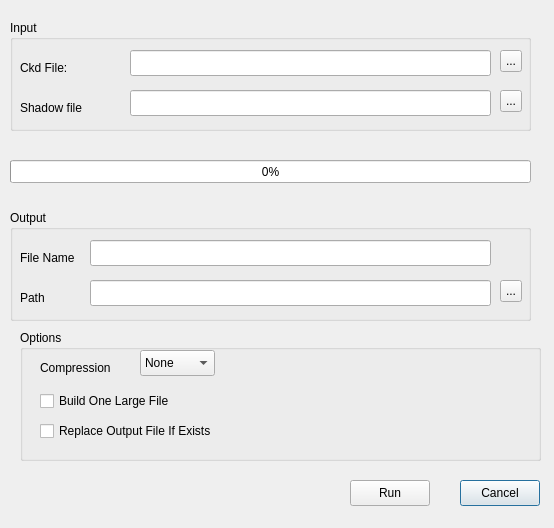
<?xml version="1.0" encoding="UTF-8"?>
<ui version="4.0">
 <class>DasdcopyClass</class>
 <widget class="QDialog" name="DasdcopyClass">
  <property name="geometry">
   <rect>
    <x>0</x>
    <y>0</y>
    <width>554</width>
    <height>528</height>
   </rect>
  </property>
  <property name="windowTitle">
   <string>Dasdcopy</string>
  </property>
  <widget class="QPushButton" name="exitButton">
   <property name="geometry">
    <rect>
     <x>460</x>
     <y>480</y>
     <width>80</width>
     <height>26</height>
    </rect>
   </property>
   <property name="text">
    <string>Cancel</string>
   </property>
  </widget>
  <widget class="QPushButton" name="runButton">
   <property name="geometry">
    <rect>
     <x>350</x>
     <y>480</y>
     <width>80</width>
     <height>26</height>
    </rect>
   </property>
   <property name="text">
    <string>Run</string>
   </property>
  </widget>
  <widget class="QGroupBox" name="groupBox">
   <property name="geometry">
    <rect>
     <x>10</x>
     <y>20</y>
     <width>521</width>
     <height>111</height>
    </rect>
   </property>
   <property name="title">
    <string>Input</string>
   </property>
   <widget class="QLineEdit" name="infile">
    <property name="geometry">
     <rect>
      <x>120</x>
      <y>30</y>
      <width>361</width>
      <height>26</height>
     </rect>
    </property>
   </widget>
   <widget class="QToolButton" name="browseFileButton">
    <property name="geometry">
     <rect>
      <x>490</x>
      <y>30</y>
      <width>22</width>
      <height>22</height>
     </rect>
    </property>
    <property name="text">
     <string>...</string>
    </property>
   </widget>
   <widget class="QLabel" name="label">
    <property name="geometry">
     <rect>
      <x>10</x>
      <y>40</y>
      <width>71</width>
      <height>16</height>
     </rect>
    </property>
    <property name="text">
     <string>Ckd File:</string>
    </property>
   </widget>
   <widget class="QLineEdit" name="shadowFile">
    <property name="geometry">
     <rect>
      <x>120</x>
      <y>70</y>
      <width>361</width>
      <height>26</height>
     </rect>
    </property>
   </widget>
   <widget class="QToolButton" name="browseSfButton">
    <property name="geometry">
     <rect>
      <x>490</x>
      <y>70</y>
      <width>22</width>
      <height>22</height>
     </rect>
    </property>
    <property name="text">
     <string>...</string>
    </property>
   </widget>
   <widget class="QLabel" name="label_2">
    <property name="geometry">
     <rect>
      <x>10</x>
      <y>80</y>
      <width>71</width>
      <height>16</height>
     </rect>
    </property>
    <property name="text">
     <string>Shadow file</string>
    </property>
   </widget>
  </widget>
  <widget class="QGroupBox" name="groupBox_2">
   <property name="geometry">
    <rect>
     <x>10</x>
     <y>210</y>
     <width>521</width>
     <height>111</height>
    </rect>
   </property>
   <property name="title">
    <string>Output</string>
   </property>
   <widget class="QLineEdit" name="filename">
    <property name="geometry">
     <rect>
      <x>80</x>
      <y>30</y>
      <width>401</width>
      <height>26</height>
     </rect>
    </property>
   </widget>
   <widget class="QLineEdit" name="path">
    <property name="geometry">
     <rect>
      <x>80</x>
      <y>70</y>
      <width>401</width>
      <height>26</height>
     </rect>
    </property>
   </widget>
   <widget class="QToolButton" name="browseOutButton">
    <property name="geometry">
     <rect>
      <x>490</x>
      <y>70</y>
      <width>22</width>
      <height>22</height>
     </rect>
    </property>
    <property name="text">
     <string>...</string>
    </property>
   </widget>
   <widget class="QLabel" name="label_3">
    <property name="geometry">
     <rect>
      <x>10</x>
      <y>40</y>
      <width>61</width>
      <height>16</height>
     </rect>
    </property>
    <property name="text">
     <string>File Name</string>
    </property>
   </widget>
   <widget class="QLabel" name="label_4">
    <property name="geometry">
     <rect>
      <x>10</x>
      <y>80</y>
      <width>61</width>
      <height>16</height>
     </rect>
    </property>
    <property name="text">
     <string>Path</string>
    </property>
   </widget>
  </widget>
  <widget class="QGroupBox" name="groupBox_3">
   <property name="geometry">
    <rect>
     <x>20</x>
     <y>330</y>
     <width>521</width>
     <height>131</height>
    </rect>
   </property>
   <property name="title">
    <string>Options</string>
   </property>
   <property name="flat">
    <bool>false</bool>
   </property>
   <widget class="QComboBox" name="compressionComboBox">
    <property name="geometry">
     <rect>
      <x>120</x>
      <y>20</y>
      <width>75</width>
      <height>26</height>
     </rect>
    </property>
    <item>
     <property name="text">
      <string>None</string>
     </property>
    </item>
    <item>
     <property name="text">
      <string>zlib</string>
     </property>
    </item>
    <item>
     <property name="text">
      <string>bz2</string>
     </property>
    </item>
   </widget>
   <widget class="QLabel" name="label_5">
    <property name="geometry">
     <rect>
      <x>20</x>
      <y>30</y>
      <width>81</width>
      <height>16</height>
     </rect>
    </property>
    <property name="text">
     <string>Compression</string>
    </property>
   </widget>
   <widget class="QCheckBox" name="lfsCheckbox">
    <property name="geometry">
     <rect>
      <x>20</x>
      <y>60</y>
      <width>181</width>
      <height>22</height>
     </rect>
    </property>
    <property name="text">
     <string>Build One Large File</string>
    </property>
   </widget>
   <widget class="QCheckBox" name="replaceCheckbox">
    <property name="geometry">
     <rect>
      <x>20</x>
      <y>90</y>
      <width>201</width>
      <height>22</height>
     </rect>
    </property>
    <property name="text">
     <string>Replace Output File If Exists</string>
    </property>
   </widget>
  </widget>
  <widget class="QProgressBar" name="progressBar">
   <property name="enabled">
    <bool>true</bool>
   </property>
   <property name="geometry">
    <rect>
     <x>10</x>
     <y>160</y>
     <width>521</width>
     <height>23</height>
    </rect>
   </property>
   <property name="value">
    <number>0</number>
   </property>
   <property name="textVisible">
    <bool>true</bool>
   </property>
   <property name="invertedAppearance">
    <bool>false</bool>
   </property>
  </widget>
 </widget>
 <resources/>
 <connections/>
</ui>
